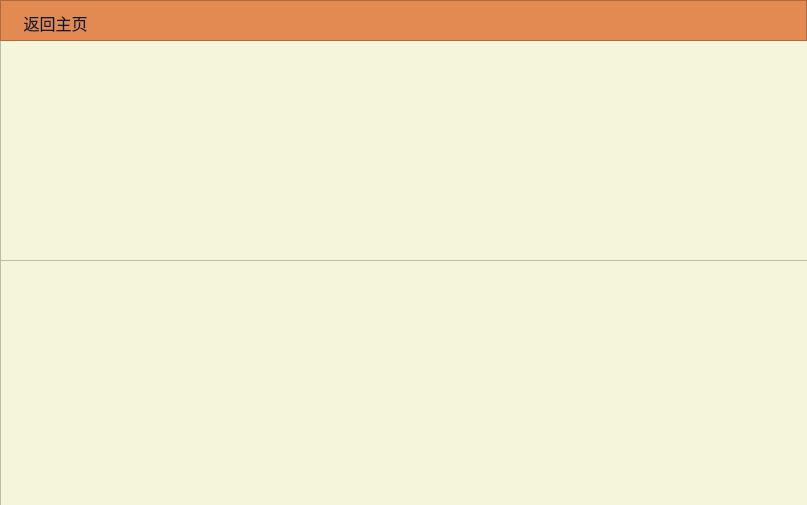
<?xml version="1.0" encoding="UTF-8"?>
<ui version="4.0">
 <class>englishoverlay</class>
 <widget class="QWidget" name="englishoverlay">
  <property name="geometry">
   <rect>
    <x>0</x>
    <y>0</y>
    <width>807</width>
    <height>505</height>
   </rect>
  </property>
  <property name="sizePolicy">
   <sizepolicy hsizetype="Fixed" vsizetype="Fixed">
    <horstretch>0</horstretch>
    <verstretch>0</verstretch>
   </sizepolicy>
  </property>
  <property name="windowTitle">
   <string>Form</string>
  </property>
  <property name="styleSheet">
   <string notr="true">background-color: beige;
</string>
  </property>
  <widget class="QListWidget" name="listWidget">
   <property name="geometry">
    <rect>
     <x>0</x>
     <y>260</y>
     <width>811</width>
     <height>251</height>
    </rect>
   </property>
   <property name="font">
    <font>
     <family>Arial Black</family>
     <pointsize>14</pointsize>
     <bold>true</bold>
    </font>
   </property>
   <property name="styleSheet">
    <string notr="true">background-color: beige;
</string>
   </property>
  </widget>
  <widget class="QLabel" name="plan_name">
   <property name="enabled">
    <bool>true</bool>
   </property>
   <property name="geometry">
    <rect>
     <x>730</x>
     <y>7</y>
     <width>61</width>
     <height>30</height>
    </rect>
   </property>
   <property name="sizePolicy">
    <sizepolicy hsizetype="Expanding" vsizetype="Expanding">
     <horstretch>0</horstretch>
     <verstretch>0</verstretch>
    </sizepolicy>
   </property>
   <property name="font">
    <font>
     <family>Arial</family>
     <pointsize>12</pointsize>
    </font>
   </property>
   <property name="styleSheet">
    <string notr="true">color: #0B1A36;
background-color: transparent;</string>
   </property>
   <property name="text">
    <string/>
   </property>
  </widget>
  <widget class="QPushButton" name="backButton">
   <property name="geometry">
    <rect>
     <x>20</x>
     <y>10</y>
     <width>71</width>
     <height>25</height>
    </rect>
   </property>
   <property name="sizePolicy">
    <sizepolicy hsizetype="Minimum" vsizetype="Minimum">
     <horstretch>0</horstretch>
     <verstretch>0</verstretch>
    </sizepolicy>
   </property>
   <property name="font">
    <font>
     <family>Arial</family>
     <pointsize>12</pointsize>
     <bold>false</bold>
    </font>
   </property>
   <property name="styleSheet">
    <string notr="true">color: #0B1A36;
background-color: transparent;
border-radius: 15px;</string>
   </property>
   <property name="text">
    <string>返回主页</string>
   </property>
   <property name="icon">
    <iconset resource="resources.qrc">
     <normaloff>:/icons/icons/arrow_left.png</normaloff>:/icons/icons/arrow_left.png</iconset>
   </property>
   <property name="iconSize">
    <size>
     <width>30</width>
     <height>30</height>
    </size>
   </property>
  </widget>
  <widget class="QGraphicsView" name="graphicsView">
   <property name="geometry">
    <rect>
     <x>0</x>
     <y>40</y>
     <width>831</width>
     <height>221</height>
    </rect>
   </property>
  </widget>
  <widget class="QGraphicsView" name="graphicsView_2">
   <property name="geometry">
    <rect>
     <x>0</x>
     <y>0</y>
     <width>807</width>
     <height>41</height>
    </rect>
   </property>
   <property name="styleSheet">
    <string notr="true">background-color: #E28A52;</string>
   </property>
  </widget>
  <zorder>graphicsView</zorder>
  <zorder>listWidget</zorder>
  <zorder>graphicsView_2</zorder>
  <zorder>backButton</zorder>
  <zorder>plan_name</zorder>
 </widget>
 <resources>
  <include location="resources.qrc"/>
 </resources>
 <connections/>
</ui>
